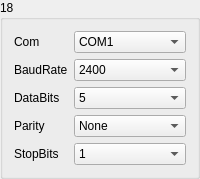
       <widget class="QGroupBox" name="gBoxMeter_18">
        <property name="minimumSize">
         <size>
          <width>171</width>
          <height>171</height>
         </size>
        </property>
        <property name="title">
         <string>18</string>
        </property>
        <layout class="QGridLayout" name="gridLayout_23">
         <item row="0" column="0">
          <widget class="QLabel" name="label_108">
           <property name="sizePolicy">
            <sizepolicy hsizetype="Fixed" vsizetype="Preferred">
             <horstretch>0</horstretch>
             <verstretch>0</verstretch>
            </sizepolicy>
           </property>
           <property name="text">
            <string>Com</string>
           </property>
          </widget>
         </item>
         <item row="0" column="1">
          <widget class="QComboBox" name="comboMeterSerialNum_18">
           <item>
            <property name="text">
             <string>COM1</string>
            </property>
           </item>
           <item>
            <property name="text">
             <string>COM2</string>
            </property>
           </item>
           <item>
            <property name="text">
             <string>COM3</string>
            </property>
           </item>
           <item>
            <property name="text">
             <string>COM4</string>
            </property>
           </item>
           <item>
            <property name="text">
             <string>COM5</string>
            </property>
           </item>
           <item>
            <property name="text">
             <string>COM6</string>
            </property>
           </item>
           <item>
            <property name="text">
             <string>COM7</string>
            </property>
           </item>
           <item>
            <property name="text">
             <string>COM8</string>
            </property>
           </item>
           <item>
            <property name="text">
             <string>COM9</string>
            </property>
           </item>
           <item>
            <property name="text">
             <string>COM10</string>
            </property>
           </item>
           <item>
            <property name="text">
             <string>COM11</string>
            </property>
           </item>
           <item>
            <property name="text">
             <string>COM12</string>
            </property>
           </item>
           <item>
            <property name="text">
             <string>COM13</string>
            </property>
           </item>
           <item>
            <property name="text">
             <string>COM14</string>
            </property>
           </item>
           <item>
            <property name="text">
             <string>COM15</string>
            </property>
           </item>
           <item>
            <property name="text">
             <string>COM16</string>
            </property>
           </item>
           <item>
            <property name="text">
             <string>COM17</string>
            </property>
           </item>
           <item>
            <property name="text">
             <string>COM18</string>
            </property>
           </item>
           <item>
            <property name="text">
             <string>COM19</string>
            </property>
           </item>
           <item>
            <property name="text">
             <string>COM20</string>
            </property>
           </item>
           <item>
            <property name="text">
             <string>COM21</string>
            </property>
           </item>
           <item>
            <property name="text">
             <string>COM22</string>
            </property>
           </item>
           <item>
            <property name="text">
             <string>COM23</string>
            </property>
           </item>
           <item>
            <property name="text">
             <string>COM24</string>
            </property>
           </item>
           <item>
            <property name="text">
             <string>COM25</string>
            </property>
           </item>
           <item>
            <property name="text">
             <string>COM26</string>
            </property>
           </item>
           <item>
            <property name="text">
             <string>COM27</string>
            </property>
           </item>
           <item>
            <property name="text">
             <string>COM28</string>
            </property>
           </item>
           <item>
            <property name="text">
             <string>COM29</string>
            </property>
           </item>
           <item>
            <property name="text">
             <string>COM30</string>
            </property>
           </item>
          </widget>
         </item>
         <item row="1" column="0">
          <widget class="QLabel" name="label_109">
           <property name="text">
            <string>BaudRate</string>
           </property>
          </widget>
         </item>
         <item row="1" column="1">
          <widget class="QComboBox" name="comboMeterBaudRate_18">
           <item>
            <property name="text">
             <string>2400</string>
            </property>
           </item>
           <item>
            <property name="text">
             <string>4800</string>
            </property>
           </item>
           <item>
            <property name="text">
             <string>9600</string>
            </property>
           </item>
           <item>
            <property name="text">
             <string>14400</string>
            </property>
           </item>
           <item>
            <property name="text">
             <string>19200</string>
            </property>
           </item>
           <item>
            <property name="text">
             <string>38400</string>
            </property>
           </item>
           <item>
            <property name="text">
             <string>56000</string>
            </property>
           </item>
          </widget>
         </item>
         <item row="2" column="0">
          <widget class="QLabel" name="label_110">
           <property name="text">
            <string>DataBits</string>
           </property>
          </widget>
         </item>
         <item row="2" column="1">
          <widget class="QComboBox" name="comboMeterBits_18">
           <item>
            <property name="text">
             <string>5</string>
            </property>
           </item>
           <item>
            <property name="text">
             <string>6</string>
            </property>
           </item>
           <item>
            <property name="text">
             <string>7</string>
            </property>
           </item>
           <item>
            <property name="text">
             <string>8</string>
            </property>
           </item>
          </widget>
         </item>
         <item row="3" column="0">
          <widget class="QLabel" name="label_111">
           <property name="text">
            <string>Parity</string>
           </property>
          </widget>
         </item>
         <item row="3" column="1">
          <widget class="QComboBox" name="comboMeterChkBit_18">
           <item>
            <property name="text">
             <string>None</string>
            </property>
           </item>
           <item>
            <property name="text">
             <string>Odd</string>
            </property>
           </item>
           <item>
            <property name="text">
             <string>Even</string>
            </property>
           </item>
          </widget>
         </item>
         <item row="4" column="0">
          <widget class="QLabel" name="label_112">
           <property name="text">
            <string>StopBits</string>
           </property>
          </widget>
         </item>
         <item row="4" column="1">
          <widget class="QComboBox" name="comboMeterEndBit_18">
           <item>
            <property name="text">
             <string>1</string>
            </property>
           </item>
           <item>
            <property name="text">
             <string>1.5</string>
            </property>
           </item>
           <item>
            <property name="text">
             <string>2</string>
            </property>
           </item>
          </widget>
         </item>
        </layout>
       </widget>
